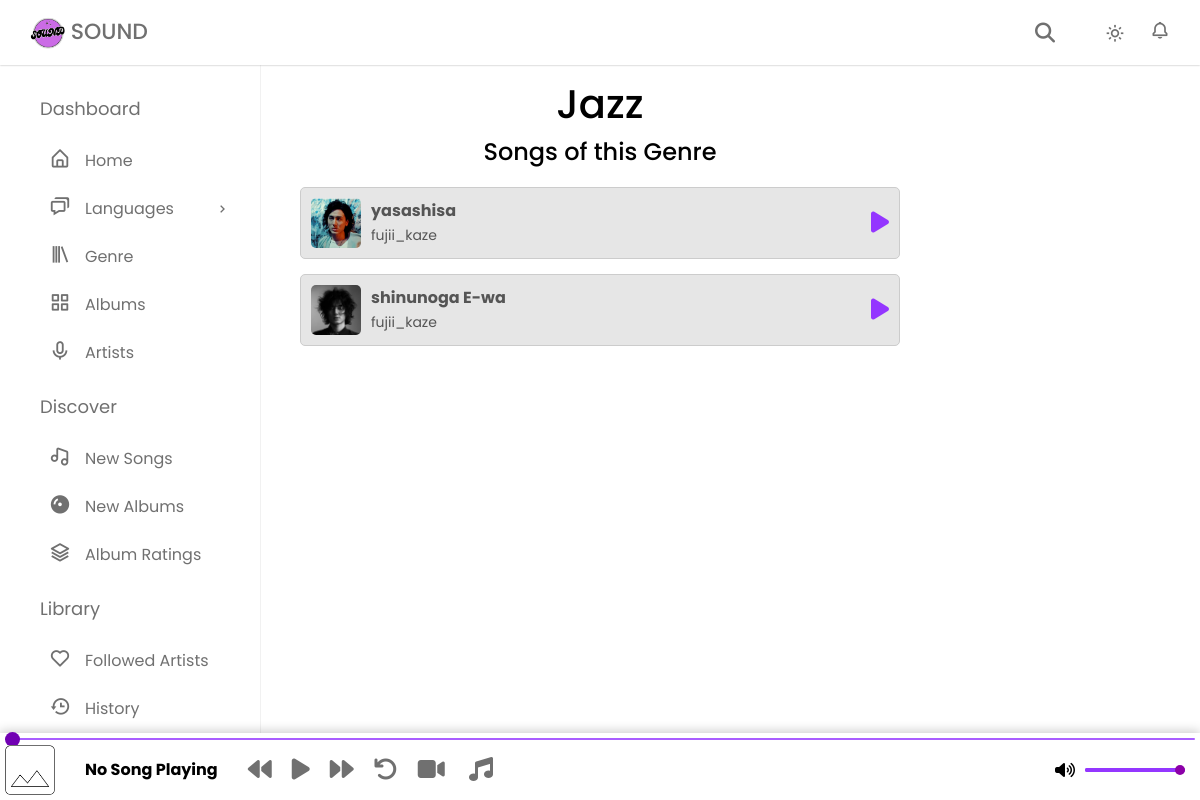
The page /genres/jazz.php on the database its author committed.
### tables this page shows
CREATE TABLE `songs_data` (
  `song_id` int(11) NOT NULL,
  `song_title` varchar(2000) DEFAULT NULL,
  `artist_name` varchar(200) DEFAULT NULL,
  `img_path` varchar(1000) NOT NULL,
  `audio_path` varchar(1000) DEFAULT NULL,
  `youtube_url` varchar(1000) DEFAULT NULL,
  `genre` varchar(2000) NOT NULL
);

### genres/jazz.php (the view, shortened to what this page needs)
<?php
include('../dbconnection.php')
?>
<!DOCTYPE html>
<html lang="en">
<head>
    <link href="https://unpkg.com/boxicons@2.1.4/css/boxicons.min.css" rel="stylesheet" />
    <link href="https://cdn.jsdelivr.net/npm/bootstrap@5.3.3/dist/css/bootstrap.min.css" rel="stylesheet">
    <link rel="stylesheet" href="../style.css?v=<?php echo time(); ?>">
        <link rel="stylesheet" href="https://cdnjs.cloudflare.com/ajax/libs/font-awesome/6.6.0/css/all.min.css" />
</head>
<body>
    <nav class="navbar">
      <div class="logo_item">
        <a href="../home.php">
            <img src="../assets/soundlogo.png" alt="Sound Logo"> <span class="sound-text">SOUND</span>
        </a>
      </div>
      <div class="navbar_content">
          <i id="search-toggle" class="fas fa-search"></i>
        <i class='bx bx-sun' id="darkLight"></i>
        <a href="../followartist.php"><i class='bx bx-bell' ></i></a>
      </div>
    </nav>
    <nav class="sidebar">
      <div class="menu_content">
        <ul class="menu_items">
          <div class="menu_title menu_dahsboard"></div>
          <li class="item">
            <a href="../home.php" class="nav_link submenu_item">
              <span class="navlink_icon">
                <i class="bx bx-home-alt"></i>
              </span>
              <span class="navlink">Home</span>
            </a>
          </li>
          <li class="item">
            <a href="#" class="nav_link submenu_item">
              <span class="navlink_icon">
                <i class="bx bx-chat"></i>
              </span>
              <span class="navlink">Languages</span>
              <i class="bx bx-chevron-right arrow-left"></i>
            </a>
          </li>
            <a href="../genre.php" class="nav_link submenu_item">
              <span class="navlink_icon">
                <i class="bx bx-library"></i>
              </span>
              <span class="navlink">Genre</span>
          </a>
          <li class="item">
            <a href="../artist.php" class="nav_link submenu_item">
              <span class="navlink_icon">
                <i class="bx bx-grid-alt"></i>
              </span>
              <span class="navlink">Albums</span>
          </a>
          </li>
          <li class="item">
            <a href="../album.php" class="nav_link submenu_item">
              <span class="navlink_icon">
                <i class="bx bx-microphone"></i>
              </span>
              <span class="navlink">Artists</span>
           </a>
          </li>
        </ul>
        <ul class="menu_items">
          <div class="menu_title menu_editor"></div>
          <li class="item">
            <a href="../newsongs.php" class="nav_link">
              <span class="navlink_icon">
                <i class="bx bx-music"></i>
              </span>
              <span class="navlink">New Songs</span>
            </a>
          </li>
          <li class="item">
            <a href="../newalbums.php" class="nav_link">
              <span class="navlink_icon">
                <i class="bx bxs-album"></i>
              </span>
              <span class="navlink">New Albums</span>
            </a>
          </li>
          <li class="item">
            <a href="../albumratings.php" class="nav_link">
              <span class="navlink_icon">
                <i class="bx bx-layer"></i>
              </span>
              <span class="navlink">Album Ratings</span>
            </a>
          </li>
        </ul>
        <ul class="menu_items">
          <div class="menu_title menu_setting"></div>
          <li class="item">
            <a href="../followartist.php" class="nav_link">
              <span class="navlink_icon">
                <i class="bx bx-heart"></i>
              </span>
              <span class="navlink">Followed Artists</span>
            </a>
          </li>
          <li class="item">
            <a href="../history.php" class="nav_link">
              <span class="navlink_icon">
                <i class="bx bx-history"></i>
              </span>
              <span class="navlink">History</span>
            </a>
          </li>
          <li class="item">
            <a href="#" class="nav_link">
              <span class="navlink_icon">
              </span>
            </a>
          </li>
        </ul>
        <div class="bottom_content">
          <div class="bottom expand_sidebar">
            <span> Expand</span>
          </div>
          <div class="bottom collapse_sidebar">
            <span> Collapse</span>
          </div>
        </div>
      </div>
    </nav>
    <div class="music-bar">
        <input type="range" id="progress-bar" value="0" min="0" step="0.1">
        <div class="music-controls">
            <img id="song-image" src="../assets/default-song.PNG" alt="Song Image" class="song-image">
            <span id="current-song">No Song Playing</span>
            <button id="prev" class="control-btn"><i class="fas fa-backward"></i></button>
            <button id="playPause" class="control-btn"><i id="playPauseIcon" class="fas fa-play"></i></button>
            <button id="next" class="control-btn"><i class="fas fa-forward"></i></button>
            <button id="rewind" class="control-btn"><i class="fas fa-undo"></i></button>
            <div class="music-links">
                <button id="switchToVideo" class="control-btn" title="Switch to video"><i class="fas fa-video"></i></button>
                <button id="switchToAudio" class="control-btn" title="Switch to audio"><i class="fas fa-music"></i></button>
            </div>
            <div class="volume-control">
                <i id="volume-icon" class="fas fa-volume-up"></i>
                <input type="range" id="volume-bar" value="100" min="0" max="100" step="1">
            </div>
        </div>
    </div>
<div class="genre-page-structure">
    <h1 class="genre-title">Jazz</h1>
    <h2 class="genre-heading">Songs of this Genre</h2>
    <?php
    $sql = "SELECT * FROM songs_data WHERE genre = 'JAZZ'";
    $result = $con->query($sql);
    ?>
    <div class="../featured-container">
        <div class="../featured-songs">
            <div class="song-list">
                <?php
                if ($result->num_rows > 0) {
                    while ($row = $result->fetch_assoc()) {
                        ?>
                        <div class="song-bar">
                            <img src="../<?php echo $row["img_path"]; ?>" alt="Song Image" class="song-image">
                            <div class="song-details">
                                <span class="song-name"><?php echo $row["song_title"]; ?></span>
                                <span class="artist-name"><?php echo $row["artist_name"]; ?></span>
                            </div>
                            <button href="#" class="play-icon"
                               data-audio="../<?php echo $row['audio_path']; ?>"
                               data-title="../<?php echo $row['song_title']; ?>"
                               data-artist="../<?php echo $row['artist_name']; ?>"
                               data-image="../<?php echo $row['img_path']; ?>"
                               data-video="../<?php echo $row['youtube_url']; ?>"
                               data-track-src="../<?php echo $row['audio_path']; ?>"
                               onclick="playSong('../<?php echo $row['song_id']; ?>', '<?php echo $row['audio_path']; ?>', '<?php echo $row['song_title']; ?>', '<?php echo $row['artist_name']; ?>', '<?php echo $row['img_path']; ?>')">
                               <i class="fas fa-play"></i>
                            </button>
                        </div>
                        <?php
                    }
                } else {
                    echo "<p>No songs found.</p>";
                }
                ?>
            </div>
        </div>
    </div>
</div>
</body>
</html>

### rows shown on the page
songs_data: img_path (picture), song_title "yasashisa", artist_name "fujii_kaze"
songs_data: img_path (picture), song_title "shinunoga E-wa", artist_name "fujii_kaze"
